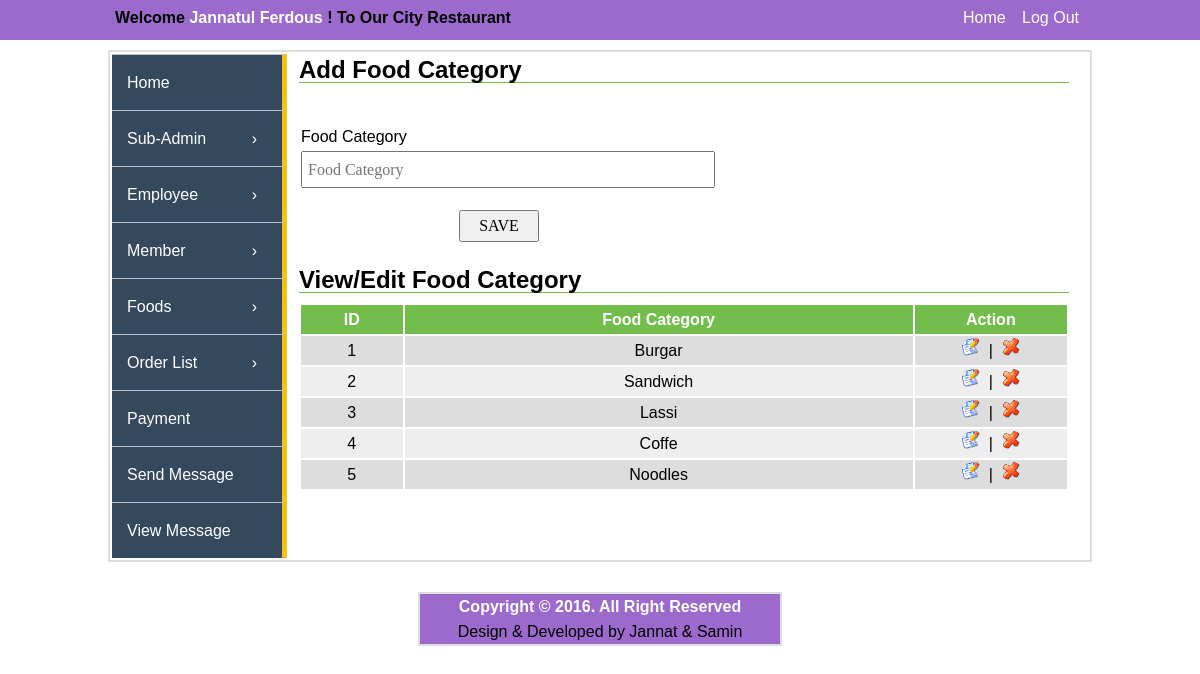
Screenshot of /admin-panel/food-category.php (signed in) with the database file from the repository.
### tables this page shows
CREATE TABLE IF NOT EXISTS `food_category` (
`cat_id` int(11) NOT NULL,
  `admin_id` int(11) NOT NULL,
  `restaurant_id` int(11) NOT NULL,
  `cat_name` varchar(200) NOT NULL,
  `date` varchar(100) NOT NULL
);

### admin-panel/view-food-category.php (the view, shortened to what this page needs)
<?php
include("../config.php");
?>
								<h2>View/Edit Food Category</h2>
				<table class="tbl2" width="100%">
					<tr>
						<th width="10%">ID</th>
						<th width="50%">Food Category</th>
						<th width="15%">Action</th>
					</tr>
					<?php
					$i=0;
					$statement = $db->prepare("SELECT * FROM food_category ORDER BY cat_id ASC");
					$statement->execute();
					$result = $statement->fetchAll(PDO::FETCH_ASSOC);
					foreach($result as $row)
					{
						$i++;
						?>
					<tr>
					<td><?php echo $i; ?></td>
					<td><?php echo $row['cat_name']; ?></td>
					<td>
						<a class="fancybox" href="#inline<?php echo $i; ?>"><img src="../images/edit.gif"></a>
						&nbsp;|&nbsp;
						<a  onclick='return confirm_delete();' href="view-food-category.php?cat_id=<?php echo $row['cat_id']; ?>"><img src="../images/delete.gif"></a>
					</td>
					</tr>
					<?php
					}
					?>
				</table>

### admin-panel/css/style.css (style rules this page uses)
* { padding:0px; margin:0px; }
body { font-family:veranda,arial; font-size:16px; line-height:25px; background-color:#FFFFFF; }
a { text-decoration:none; list-style:none; }
.content_part_right h2 { border-bottom:1px solid #72BD4B; width:770px; }
table.tbl2 { margin-top: 10px; }
table.tbl2 tr th, table.tbl2 tr td { padding: 2px; }
table.tbl2 tr td { text-align: center; }
table.tbl2 tr th { background-color: #72BD4B; color: #fff; }
table.tbl2 tr:nth-child(2n+1) td { background-color: #eee; }
table.tbl2 tr:nth-child(2n) td { background-color: #ddd; }
table.tbl2 tr td a { color: #70726e; text-decoration: none; }

### rows the page displays
food_category: cat_name "Burgar"
food_category: cat_name "Sandwich"
food_category: cat_name "Lassi"
food_category: cat_name "Coffe"
food_category: cat_name "Noodles"

### other values shown
$_SESSION['name'] "Jannatul Ferdous"
